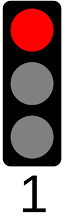
#> input picture images/red.png, 73 x 220 px
$ python test_colored_search.py
#> lines starting #> are read from the running program, lines starting #| are printed output that depends on the picture
import cv2
import numpy as np


def chi_2(l1, l2):
    """
    sort of chi squared test to check if the two color distributions are compatible
    """
    s = sum(l2) # number of pixels in template
    l1 = [x / s * 100 for x in l1] # scaling the bins of the histograms
    l2 = [x / s * 100 for x in l2] # scaling the bins of the histograms

    chi = 0
    for i in range(len(l2)):
        if l2[i] != 0:
            chi += (l1[i] - l2[i])**2 / l2[i]
        else:
            chi += l1[i]**2

    return chi / len(l2)

def f(base, template):
    base = np.array(base)
    template = np.array(template)

    res = cv2.matchTemplate(cv2.cvtColor(base, cv2.COLOR_BGR2GRAY), cv2.cvtColor(template, cv2.COLOR_BGR2GRAY), cv2.TM_CCOEFF_NORMED)
    min_val, max_val, min_loc, max_loc = cv2.minMaxLoc(res)

    b_channels = [base[:, :, i] for i in range(3)]
    t_channels = [template[:, :, i] for i in range(3)]

    chis = []

    for b, t in zip(b_channels, t_channels):
        t = np.reshape(t, (-1))

        n_classes = 10
        dx = 255 / n_classes

        t_bins = [t[(k * dx <= t) & ((k+1) * dx > t)].shape[0] for k in range(n_classes)]
        t_bins[n_classes - 1] += t[t == 255].shape[0]

        b_zone = b[max_loc[1]: max_loc[1] + template.shape[1], max_loc[0]: max_loc[0] + template.shape[0]]
        b = np.reshape(b_zone, (-1))

        b_bins = [b[(k * dx <= b) & ((k+1) * dx > b)].shape[0] for k in range(n_classes)]
        b_bins[n_classes - 1] += b[b == 255].shape[0]

        chi = chi_2(b_bins, t_bins)
        chis.append(chi)

    print(chis)
    if chis[0] < 20 and chis[1] < 20 and chis[2] < 20 and max_val > 0.8:
        print(max_loc)
    else:
        print("colored_search doesn't find anything")


rl = cv2.imread('images/rl.png')
gl = cv2.imread('images/gl.png')
yl = cv2.imread('images/yl.png')
red = cv2.imread('images/red.png')
#> red is the input picture: shape (220, 73, 3); mean B, G, R 120.7, 120.7, 143.7
green = cv2.imread('images/green.png')
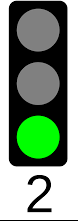
#> input picture images/green.png, 78 x 221 px
#> green is the input picture: shape (221, 78, 3); mean B, G, R 127.9, 149.3, 127.9
yellow = cv2.imread('images/yellow.png')
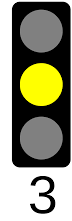
#> input picture images/yellow.png, 72 x 221 px
#> yellow is the input picture: shape (221, 72, 3); mean B, G, R 118.1, 141.2, 141.2

print("red -> rl")
#> (the run stopped early here; a loop or call above may not have finished)
